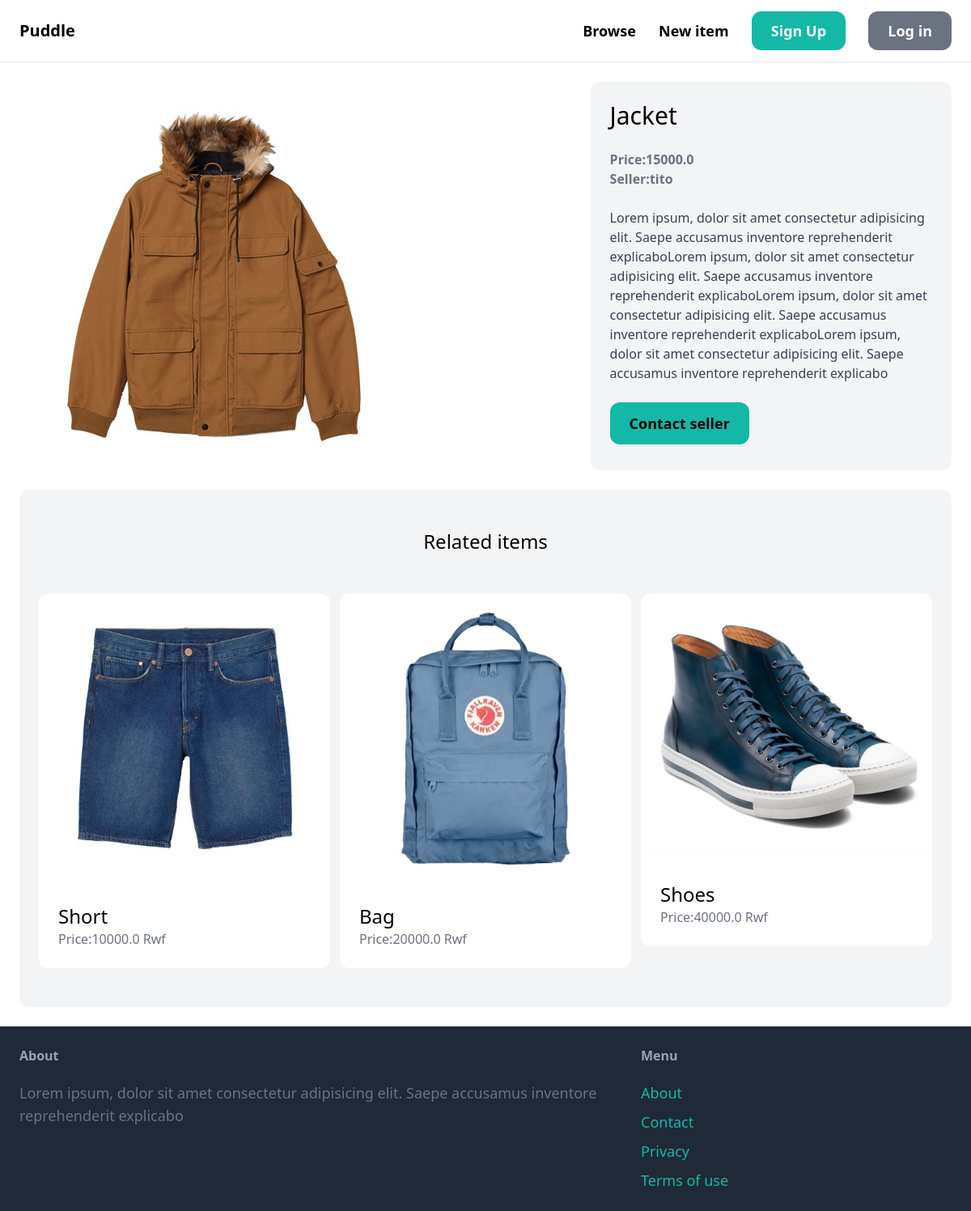
/items/12/, run on the app's committed database.
### item/models.py (models this page shows, shortened)
class Item(models.Model):
    category = models.ForeignKey(Category, related_name='items', on_delete=models.CASCADE)
    name = models.CharField(max_length=255)
    description = models.TextField(blank=True, null=True)
    price = models.FloatField()
    image = models.ImageField(upload_to='item_images', blank=True, null=True)
    created_by = models.ForeignKey(User,related_name='items', on_delete=models.CASCADE)
    is_sold = models.BooleanField(default=False)
    created_at = models.DateTimeField(auto_now_add=True)

### item/views.py (the view)
# urls.py: path('<int:pk>/',views.detail, name='detail'),
def detail(request,pk):
    item = get_object_or_404(Item,pk=pk)
    related_items = Item.objects.filter(category=item.category,is_sold=False).exclude(pk=pk)[0:3]
    return render (request,'item/detail.html',{'item':item,'related_items':related_items})

### item/templates/item/detail.html (shortened to what this page needs)
{% extends 'core/base.html'%}
{% block content%}
<div class="grid grid-cols-5 gap-6">
<div class=" col-span-3">
<img src="{{item.image.url}}" class="rounded-xl">
</div>
<div class="col-span-2 p-6 bg-gray-100 rounded-xl">
<h1 class="mb-6 text-3xl ">{{item.name}}</h1>
<p class="text-gray-500 "><strong>Price:{{item.price}}</strong></p>
<p class="text-gray-500 "><strong>Seller:{{item.created_by.username}}</strong></p>
{% if item.description %}
<p class="text-gray-700 "> <strong class="text-gray-500"></strong>
<br>
{{item.description}}
</p>
{%endif%}
{% if request.user == item.created_by%}
<div class="mt-6 p-6 bg-white rounded-xl">
    <p>This is your item</p>
    <a href="{% url 'item:edit' item.id %}" class="inline-block mt-6 px-6 py-3  text-lg font-semibold bg-teal-500 text-white rounded-xl">Edit</a>
    <a href="{% url 'item:delete' item.id %}" class="inline-block mt-6 px-6 py-3  text-lg font-semibold bg-red-500 text-white rounded-xl">Delete</a>
</div>
{% else %}
<a href="" class="inline-block mt-6 px-6 py-3 text-lg font-semibold bg-teal-500 rounded-xl hover:bg-teal-700">Contact seller</a>
{%endif%}
</div>
</div>
<div class="mt-6 px-6 py-12 bg-gray-100 rounded-xl">
    <h2 class="mb-12 text-2xl text-center">Related items</h2>
<div class="grid grid-cols-3 gap-3">
{% for item in related_items %}
<div>
    <a href="{% url 'item:detail' item.id %}">
<div>
    <img src="{{item.image.url}}" class="rounded-t-xl">
</div>
<div class="p-6 bg-white rounded-b-xl">
    <h2 class="text-2xl "> {{item.name}}</h2>
    <p class="text-gray-500 ">Price:{{item.price}} Rwf</p>
</div>
    </a>
</div>
{% endfor %}
</div>
</div>
{%endblock%}

### data on the page
Item: image (picture), name "Jacket", price "15000.0", created_by.username "tito", description "Lorem ipsum, dolor sit amet consectetur adipisicing elit. Saepe accusamus inventore reprehenderit explicaboLorem ipsum, dolor sit amet consectetur adipisicing elit. Saepe accusamus inventore reprehenderit explicaboLorem ipsum, dolor sit amet consectetur adipisicing elit. Saepe accusamus inventore reprehenderit explicaboLorem ipsum, dolor sit amet consectetur adipisicing elit. Saepe accusamus inventore reprehenderit explicabo"
Item: image (picture), name "Short", price "10000.0"
Item: image (picture), name "Bag", price "20000.0"
Item: image (picture), name "Shoes", price "40000.0"
